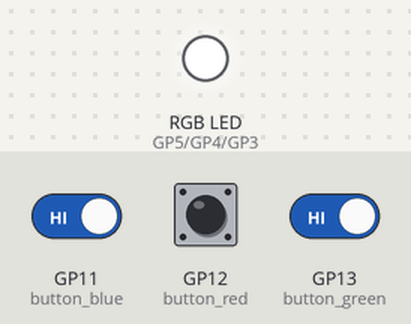
A program run on a simulated Raspberry Pi Pico running MicroPython. On the bench: an RGB LED mixed from three pins (HIGH = lit). The test bench sets the inputs (shaded band); at power-on: GP11 (button_blue) HIGH, GP13 (button_green) HIGH, GP12 (button_red) HIGH. Random numbers come from a fixed seed; what the program prints to the serial console is not drawn. At 12.5 s the program stops and its outputs stay as they are.

Above: at 1.2 s.
1.3 s: GP11 (button_blue) driven LOW and GP13 (button_green) driven LOW
Timing chart, 0 to 13.0 s (numbered marks = the images above; inputs shaded):
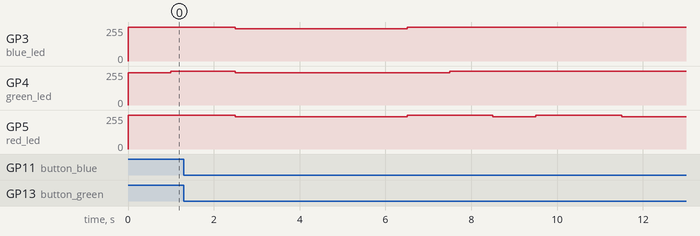

The program:

simon_game.py
```python
from machine import Pin, PWM
import utime
import random

#RGB LED
red_led = PWM(Pin(5))
green_led = PWM(Pin(4))
blue_led = PWM(Pin(3))

#BUTTONS
button_red = Pin(12, Pin.IN, Pin.PULL_UP)
button_green = Pin(13, Pin.IN, Pin.PULL_UP)
button_yellow = Pin(14, Pin.IN, Pin.PULL_UP)
button_blue = Pin(11, Pin.IN, Pin.PULL_UP)

#LISTS
colors = ['red', 'green', 'blue', 'yellow']
game = []

score = 0

# set LED color
def set_color(r, g, b, delay):
    scale = 0.05  # Reduce brightness
    max_brightness = 65535
    min_brightness = int(max_brightness * scale)

    red_duty = int(max_brightness - (r * min_brightness / 255))
    green_duty = int(max_brightness - (g * min_brightness / 255))
    blue_duty = int(max_brightness - (b * min_brightness / 255))

    # Apply the duty values to the LEDs
    red_led.duty_u16(red_duty)
    green_led.duty_u16(green_duty)
    blue_led.duty_u16(blue_duty)
    utime.sleep(delay)


# Initialize LEDs
red_led.freq(1000)
green_led.freq(1000)
blue_led.freq(1000)


def add_color():
    game.append(random.choice(colors))

def game_over():
    set_color(255, 0, 0, 1)
    global stop_game
    stop_game = True
    print(game)
    print("Score = ", score)

def button_pressed():
    if not button_red.value():
        return 'red'
    if not button_green.value():
        return 'green'
    if not button_yellow.value():
        return 'yellow'
    if not button_blue.value():
        return 'blue'

def play_colors():
    for x in game :
        if x=='red' :
            set_color(255, 0, 0, 1) # Red
            set_color(0, 0, 0, 1)
        elif x=='green' :
            set_color(0, 255, 0, 1) # Green*
            set_color(0, 0, 0, 1)
        elif x=='blue' :
            set_color(0, 0, 255, 1) # Blue
            set_color(0, 0, 0, 1)
        elif x=='yellow' :
            set_color(255, 150, 0, 1) # Yellow
            set_color(0, 0, 0, 1)


def player_turn():
    for color in game:
        pressed = None
        print(color)
        utime.sleep(0.5)
        while pressed is None:
            pressed = button_pressed()
        if pressed != color:
            return game_over()

    set_color(255, 255, 255, 1) # white for win
    global score
    score += 1
    utime.sleep(3)

stop_game = False
#Start game
while stop_game!=True :
    add_color()
    play_colors()
    #print(game)
    player_turn()


    
```

Measured:
- after the input at 1.3 s, GP3 (blue_led): 255/255 → 242/255 after 1.2 s, → 255/255 4.0 s later; GP4 (green_led): 255/255 → 242/255 after 1.2 s, → 255/255 5.0 s later; GP5 (red_led): goes 242/255 4.0 s, 255/255 2.0 s, 242/255 1.0 s, 255/255 2.0 s, then 242/255, starting after 1.2 s
